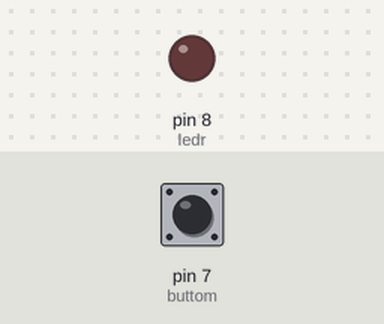
Bench run of a sketch on a simulated Arduino Uno, built with avr-gcc and run on an emulated ATmega328P. Shown: output pins drawn as LEDs (lit = HIGH). The test bench sets the inputs (shaded band); at power-on: pin 7 (buttom) HIGH.

Above: at 1.2 s.
1.3 s: pin 7 (buttom) pulled LOW for 0.15 s
At 1.37 s:
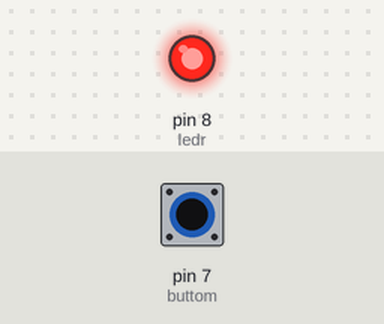
2.9 s: pin 7 (buttom) pulled LOW for 3.2 s
At 7.2 s:
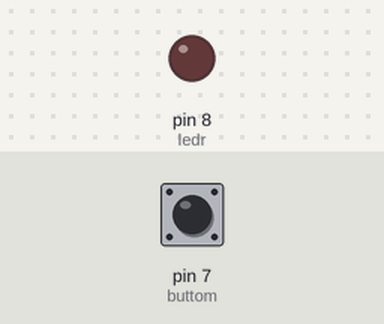
Timing chart, 0 to 8.7 s (numbered marks = the images above; inputs shaded):
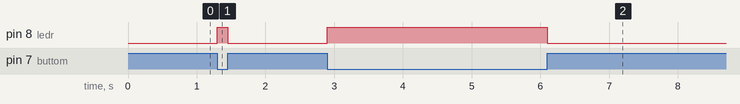

Measured:
- after the input at 1.3 s, pin 8 (ledr): LOW → HIGH at once, → LOW 0.15 s later
- after the input at 2.9 s, pin 8 (ledr): LOW → HIGH at once, → LOW 3.2 s later

The sketch:

arduino_buttom_basic.ino
```cpp
int ledr=8;
int buttom=7;
void setup()
{
  pinMode(ledr, OUTPUT);
  pinMode(buttom, INPUT);
}
void loop()
{
  int value=digitalRead(buttom);
  if (value==LOW)
  {
    digitalWrite(ledr, 1);
  }
  else if (value==HIGH)
  {
    digitalWrite(ledr, 0);
  }
}
```
